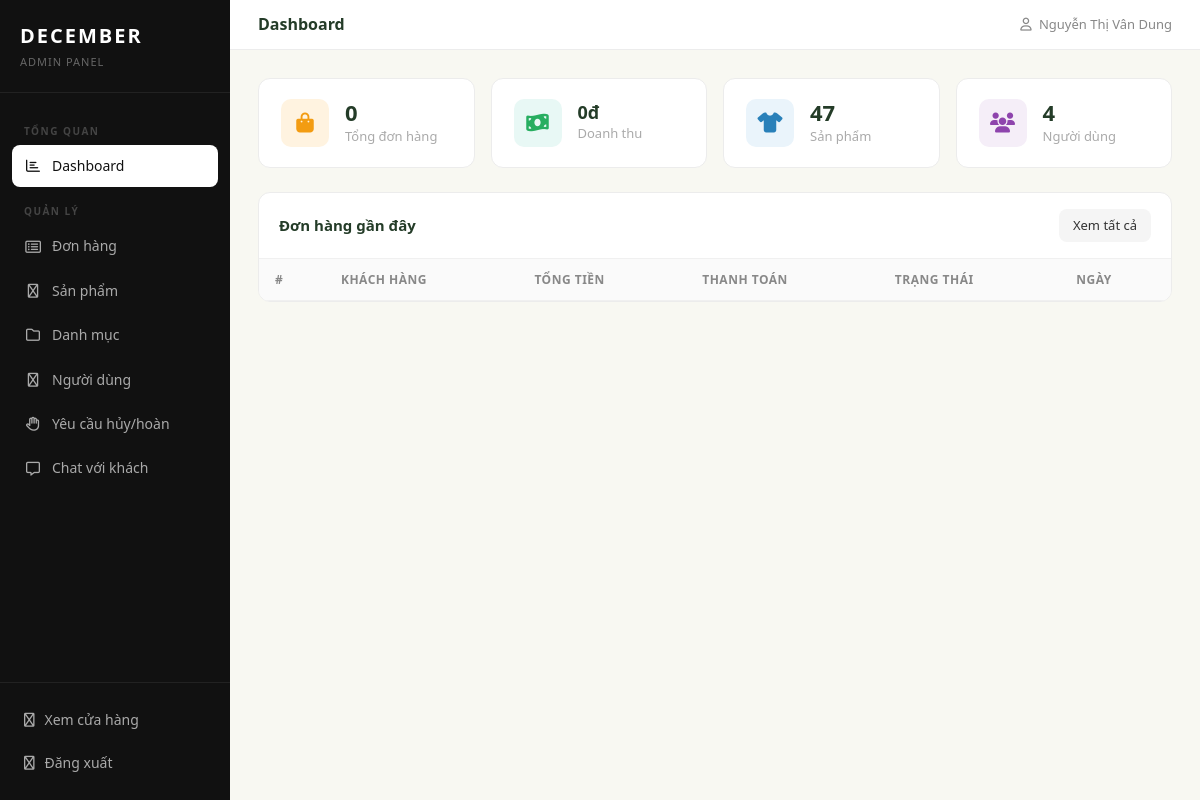
The page /admin.php (signed in) on the database as committed earlier.
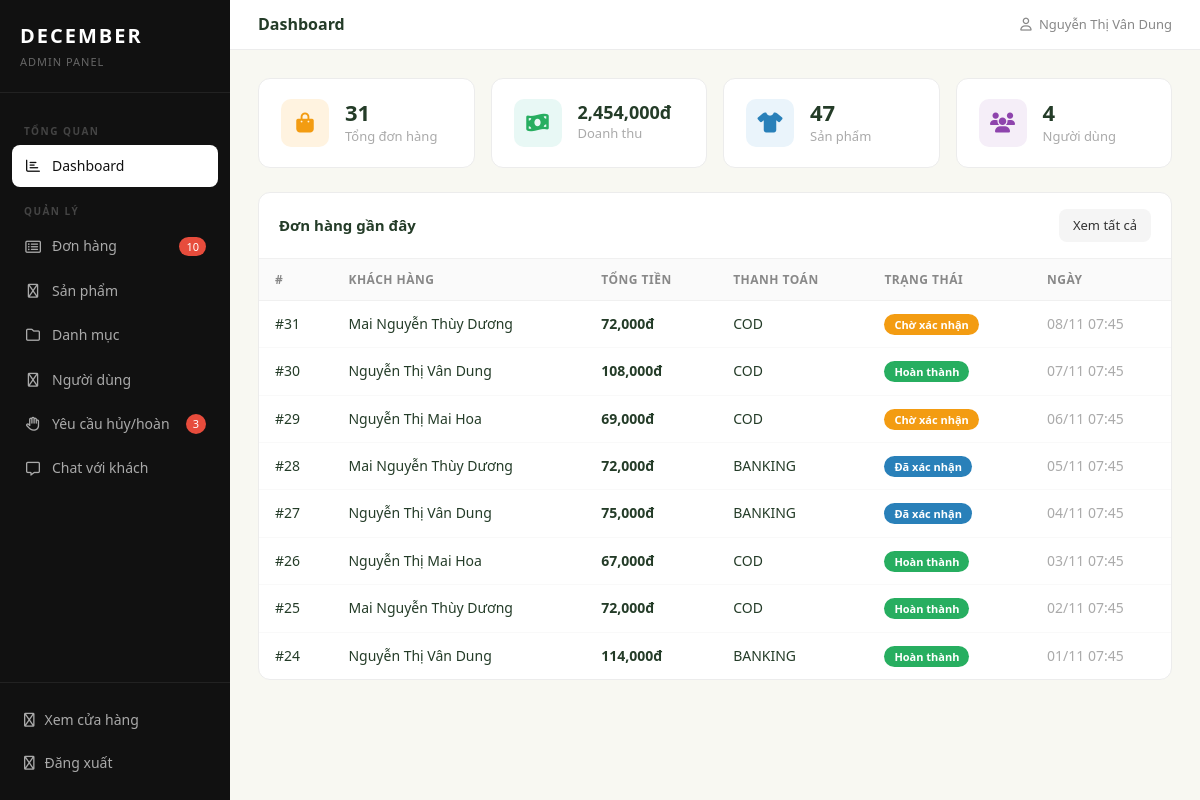
The same page on the database as committed later.
### tables this page shows
CREATE TABLE `orders` (
  `id` int(11) NOT NULL,
  `user_id` int(11) DEFAULT NULL,
  `fullname` varchar(255) DEFAULT NULL,
  `phone` varchar(20) DEFAULT NULL,
  `address` text DEFAULT NULL,
  `note` text DEFAULT NULL,
  `total` int(11) DEFAULT NULL,
  `payment_method` varchar(20) DEFAULT 'COD',
  `payment_status` varchar(20) NOT NULL DEFAULT 'unpaid',
  `status` varchar(50) DEFAULT 'Pending',
  `created_at` timestamp NOT NULL DEFAULT current_timestamp()
);

### admin.php (the view, shortened to what the changed rows need)
<?php
include 'db.php';
$tab  = $_GET['tab'] ?? 'dashboard';
$orders = $products = $categories = $users_list = [];
if ($tab === 'dashboard' || $tab === 'orders') {
    $orders = $pdo->query("SELECT o.*, u.name as user_name FROM orders o LEFT JOIN users u ON o.user_id = u.id ORDER BY o.created_at DESC")->fetchAll();
}
$stat_orders   = $pdo->query("SELECT COUNT(*) FROM orders")->fetchColumn();
$stat_revenue  = $pdo->query("SELECT SUM(total) FROM orders WHERE status != 'cancelled'")->fetchColumn() ?? 0;
$stat_products = $pdo->query("SELECT COUNT(*) FROM products")->fetchColumn();
$stat_users    = $pdo->query("SELECT COUNT(*) FROM users")->fetchColumn();
$stat_pending  = $pdo->query("SELECT COUNT(*) FROM orders WHERE status='pending'")->fetchColumn();
function statusLabel($status) {
    switch ($status) {
        case 'pending':   return ['label' => 'Chờ xác nhận', 'color' => '#f39c12'];
        case 'confirmed': return ['label' => 'Đã xác nhận',  'color' => '#2980b9'];
        case 'done':      return ['label' => 'Hoàn thành',   'color' => '#27ae60'];
    }
}
?>
<!DOCTYPE html>
<html lang="vi">
<head>
    <link href="https://cdn.jsdelivr.net/npm/bootstrap@5.3.2/dist/css/bootstrap.min.css" rel="stylesheet">
    <link rel="stylesheet" href="https://cdnjs.cloudflare.com/ajax/libs/font-awesome/6.4.0/css/all.min.css">
    <link rel="stylesheet" href="./style.css?time=<?php echo time(); ?>">
</head>
<body>
<div class="admin-wrap">
    <div class="admin-sidebar">
        <div class="sidebar-logo">
            <h2>DECEMBER</h2>
        </div>
        <div class="sidebar-nav">
            <a href="admin.php?tab=orders" class="<?php echo $tab === 'orders' ? 'active' : ''; ?>">
                <i class="fa-regular fa-rectangle-list"></i> Đơn hàng
                <?php if ($stat_pending > 0): ?>
                <span style="margin-left:auto;background:#e74c3c;color:#fff;font-size:11px;padding:1px 7px;border-radius:10px;"><?php echo $stat_pending; ?></span>
                <?php endif; ?>
            </a>
            <?php
            $stat_requests = $pdo->query("SELECT (SELECT COUNT(*) FROM order_cancellations WHERE status='pending') + (SELECT COUNT(*) FROM order_returns WHERE status='pending')")->fetchColumn();
            ?>
            <a href="admin.php?tab=requests" class="<?php echo $tab === 'requests' ? 'active' : ''; ?>">
                <i class="fa-regular fa-hand"></i> Yêu cầu hủy/hoàn
                    <?php if ($stat_requests > 0): ?>
                    <span style="margin-left:auto;background:#e74c3c;color:#fff;font-size:11px;padding:1px 7px;border-radius:10px;"><?php echo $stat_requests; ?></span>
                <?php endif; ?>
            </a>
        </div>
    </div>
    <div class="admin-main">
        <div class="admin-body">
            <?php if ($tab === 'dashboard'): ?>
            <div class="row g-3 mb-4">
                <div class="col-md-3">
                    <div class="stat-card">
                        <div class="stat-icon" style="background:#fff3e0;">
                            <i class="fa-solid fa-bag-shopping" style="color:#f39c12;"></i>
                        </div>
                        <div>
                            <h3><?php echo $stat_orders; ?></h3>
                            <p>Tổng đơn hàng</p>
                        </div>
                    </div>
                </div>
                <div class="col-md-3">
                    <div class="stat-card">
                        <div class="stat-icon" style="background:#e8f8f5;">
                            <i class="fa-solid fa-money-bill-wave" style="color:#27ae60;"></i>
                        </div>
                        <div>
                            <h3 style="font-size:18px;"><?php echo number_format($stat_revenue); ?>đ</h3>
                            <p>Doanh thu</p>
                        </div>
                    </div>
                </div>
                <div class="col-md-3">
                    <div class="stat-card">
                        <div class="stat-icon" style="background:#eaf4fb;">
                            <i class="fa-solid fa-shirt" style="color:#2980b9;"></i>
                        </div>
                        <div>
                            <h3><?php echo $stat_products; ?></h3>
                            <p>Sản phẩm</p>
                        </div>
                    </div>
                </div>
                <div class="col-md-3">
                    <div class="stat-card">
                        <div class="stat-icon" style="background:#f5eef8;">
                            <i class="fa-solid fa-users" style="color:#8e44ad;"></i>
                        </div>
                        <div>
                            <h3><?php echo $stat_users; ?></h3>
                            <p>Người dùng</p>
                        </div>
                    </div>
                </div>
            </div>
            <div class="admin-card">
                <div class="admin-card-header">
                    <h5>Đơn hàng gần đây</h5>
                    <a href="admin.php?tab=orders" class="btn-admin-secondary" style="padding:6px 14px;font-size:13px;">Xem tất cả</a>
                </div>
                <table class="admin-table">
                    <thead>
                        <tr>
                            <th>#</th><th>Khách hàng</th><th>Tổng tiền</th><th>Thanh toán</th><th>Trạng thái</th><th>Ngày</th>
                        </tr>
                    </thead>
                    <tbody>
                    <?php foreach (array_slice($orders, 0, 8) as $o):
                        $s = statusLabel($o['status']); ?>
                    <tr>
                        <td>#<?php echo $o['id']; ?></td>
                        <td><?php echo htmlspecialchars($o['fullname']); ?></td>
                        <td class="fw-bold"><?php echo number_format($o['total']); ?>đ</td>
                        <td><?php echo $o['payment_method']; ?></td>
                        <td><span class="status-badge" style="background:<?php echo $s['color']; ?>"><?php echo $s['label']; ?></span></td>
                        <td style="color:#aaa;"><?php echo date('d/m H:i', strtotime($o['created_at'])); ?></td>
                    </tr>
                    <?php endforeach; ?>
                    </tbody>
                </table>
            </div>
            <?php endif; ?>
        </div>
    </div>
</div>
</body>
</html>

Rows that differ between the two databases and show on the page:
added orders: id "31", fullname "Mai Nguyễn Thùy Dương", total "72,000", payment_method "COD", status "Chờ xác nhận", created_at "08/11 07:45"
added orders: id "30", fullname "Nguyễn Thị Vân Dung", total "108,000", payment_method "COD", status "Hoàn thành", created_at "07/11 07:45"
added orders: id "29", fullname "Nguyễn Thị Mai Hoa", total "69,000", payment_method "COD", status "Chờ xác nhận", created_at "06/11 07:45"
added orders: id "28", fullname "Mai Nguyễn Thùy Dương", total "72,000", payment_method "BANKING", status "Đã xác nhận", created_at "05/11 07:45"
added orders: id "27", fullname "Nguyễn Thị Vân Dung", total "75,000", payment_method "BANKING", status "Đã xác nhận", created_at "04/11 07:45"
added orders: id "26", fullname "Nguyễn Thị Mai Hoa", total "67,000", payment_method "COD", status "Hoàn thành", created_at "03/11 07:45"
added orders: id "25", fullname "Mai Nguyễn Thùy Dương", total "72,000", payment_method "COD", status "Hoàn thành", created_at "02/11 07:45"
added orders: id "24", fullname "Nguyễn Thị Vân Dung", total "114,000", payment_method "BANKING", status "Hoàn thành", created_at "01/11 07:45"
Other text that changed with them:
$stat_pending: (not shown) → "10"
$stat_requests: (not shown) → "3"
$stat_orders: "0" → "31"
$stat_revenue: "0" → "2,454,000"
